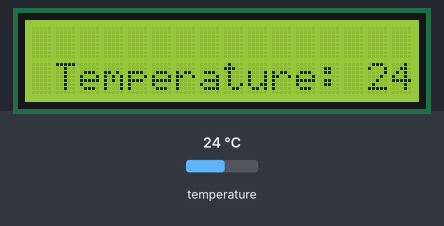
Recording of a program running on a simulated ATmega128, CodeVisionAVR source translated, built with avr-gcc and emulated at 8 MHz. On the bench: 16×2 character LCD. Wiring (inferred from the names in the program): character LCD (HD44780): RS PD2; E PD3; data PD4, PD5, PD6, PD7. Inputs (shaded band) come from the test bench; at power-on: temperature 24 °C.

Above: at 2.1 s.
2.2 s: temperature set to 12 °C
At 2.8 s:
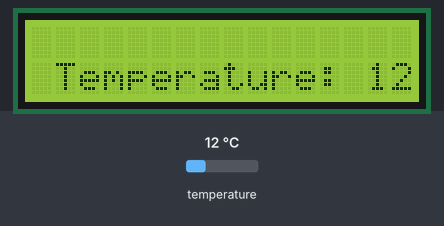
3.7 s: temperature set to 19 °C
At 4.5 s:
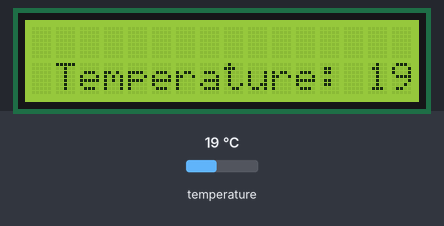
5.4 s: temperature set to 28 °C
At 6.2 s:
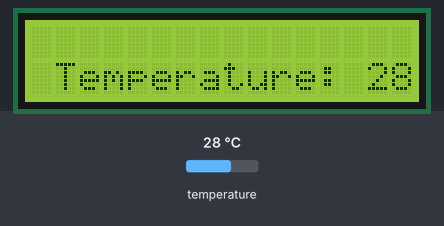
Timing chart, 0 to 8.4 s (numbered marks = the images above; inputs shaded):
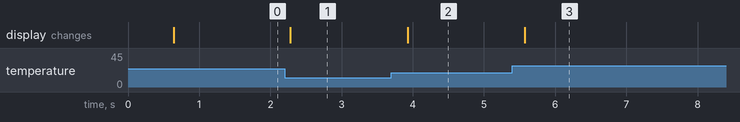

The program:

main.c
```c
// (licence header left out)
#include <mega128.h>
#include <1wire.h>      // 1 Wire Bus interface functions
#include <ds18b20.h>    // DS1820 Temperature Sensor functions
#include "LCD_20x4_4b.h"


void main(void)
{
    char data[20];
    float temp;

    w1_init();

    // F1 -> Library Funcs Ref -> Peripheral Chips Funcs -> DS18B20
    ds18b20_init(NULL, 0, 0, DS18B20_10BIT_RES);
    // 1 device -> null
    // No need threshold of temperature -> 0, 0
    // error 0.25 degree C

    setup_port();

    LCD_init();

    while (1)
    {
        temp = ds18b20_temperature(NULL);   // 1 device -> null
        sprintf(data, "Temperature: %.1f", temp);

        LCD_printStr(data, 1, 1);
        delay_ms(200);
    }
}
```

LCD_20x4_4b.h
```c
#include <io.h>
#include <delay.h>
#include <stdio.h>


/* ------------------------- CONFIG ------------------------- */
#define LCD_Content PORTD
#define LCD_RS      2
#define LCD_EN      3
#define LCD_D4      4
#define LCD_D5      5
#define LCD_D6      6
#define LCD_D7      7

void setup_port(void)
{
    DDRD = 0xFC;
}


/* ------------------------- FUNCTION ------------------------- */
#define RS_High (LCD_Content |=  (1 << LCD_RS))
#define RS_Low  (LCD_Content &= ~(1 << LCD_RS))
#define E_High  (LCD_Content |=  (1 << LCD_EN))
#define E_Low   (LCD_Content &= ~(1 << LCD_EN))


void LCD_send4Bit(unsigned char bits)
{
    LCD_Content &= ~((1 << LCD_D4) | (1 << LCD_D5) | (1 << LCD_D6) | (1 << LCD_D7));

    LCD_Content |= (bits & 1) << LCD_D4;
    LCD_Content |= ((bits >> 1) & 1) << LCD_D5;
    LCD_Content |= ((bits >> 2) & 1) << LCD_D6;
    LCD_Content |= ((bits >> 3) & 1) << LCD_D7;
}


void LCD_enable()
{
    E_High;                    // high to low transition
    delay_ms(1);
    E_Low;
    delay_ms(1);
}


void LCD_sendCmd(unsigned char cmd)
{
    RS_Low;
    LCD_send4Bit(cmd >> 4); // higher 4-bit
    LCD_enable();
    LCD_send4Bit(cmd);      // lower 4-bit
    LCD_enable();
}


void LCD_init()
{
    LCD_sendCmd(0x02);      // return home
    LCD_sendCmd(0x28);      // 4-bit mode, 2 lines, 5x8 pixel
    LCD_sendCmd(0x0C);      // turn on screen, turn off cursor
    LCD_sendCmd(0x06);      // increase cursor
    LCD_sendCmd(0x01);      // clear display
}


void LCD_sendData(char data)
{
    RS_High;
    LCD_send4Bit(data >> 4); // higher 4-bit
    LCD_enable();
    LCD_send4Bit(data);      // lower 4-bit
    LCD_enable();
}


void LCD_printStr(char *str, int row, int column)
{
    switch (row)
    {
        case 0:
            LCD_sendCmd((0x00 | 0x80) + column);
            break;
        case 1:
            LCD_sendCmd((0x40 | 0x80) + column);
            break;
        case 2:
            LCD_sendCmd((0x14 | 0x80) + column);
            break;
        case 3:
            LCD_sendCmd((0x54 | 0x80) + column);
            break;
        default:
            break;
    }

    while (*str != '\0')
        LCD_sendData(*str++);
}
```

Measured:
- after the input at 2.2 s, the display: changes after 0.08 s (image 1)
- after the input at 3.7 s, the display: changes after 0.23 s (image 2)
- after the input at 5.4 s, the display: changes after 0.17 s (image 3)
